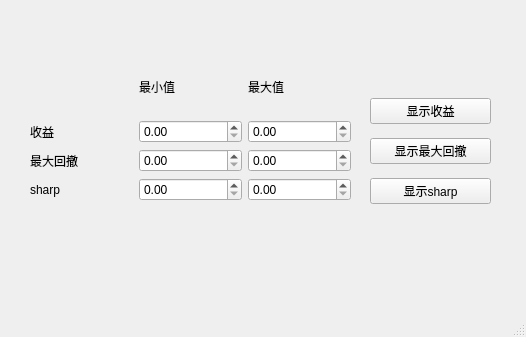
<?xml version="1.0" encoding="UTF-8"?>
<ui version="4.0">
 <class>MainWindow</class>
 <widget class="QMainWindow" name="MainWindow">
  <property name="enabled">
   <bool>true</bool>
  </property>
  <property name="geometry">
   <rect>
    <x>0</x>
    <y>0</y>
    <width>526</width>
    <height>337</height>
   </rect>
  </property>
  <property name="windowTitle">
   <string>MainWindow</string>
  </property>
  <widget class="QWidget" name="centralwidget">
   <widget class="QWidget" name="">
    <property name="geometry">
     <rect>
      <x>30</x>
      <y>60</y>
      <width>321</width>
      <height>141</height>
     </rect>
    </property>
    <layout class="QGridLayout" name="gridLayout">
     <item row="0" column="1">
      <widget class="QLabel" name="label_4">
       <property name="text">
        <string>最小值</string>
       </property>
      </widget>
     </item>
     <item row="0" column="2">
      <widget class="QLabel" name="label_5">
       <property name="text">
        <string>最大值</string>
       </property>
      </widget>
     </item>
     <item row="1" column="0">
      <widget class="QLabel" name="label">
       <property name="text">
        <string>收益</string>
       </property>
      </widget>
     </item>
     <item row="1" column="1">
      <widget class="QDoubleSpinBox" name="return_min"/>
     </item>
     <item row="1" column="2">
      <widget class="QDoubleSpinBox" name="return_max"/>
     </item>
     <item row="2" column="0">
      <widget class="QLabel" name="label_2">
       <property name="text">
        <string>最大回撤</string>
       </property>
      </widget>
     </item>
     <item row="2" column="1">
      <widget class="QDoubleSpinBox" name="return_maxdrawdown_min"/>
     </item>
     <item row="2" column="2">
      <widget class="QDoubleSpinBox" name="return_maxdrawdown_max"/>
     </item>
     <item row="3" column="0">
      <widget class="QLabel" name="label_3">
       <property name="text">
        <string>sharp</string>
       </property>
      </widget>
     </item>
     <item row="3" column="1">
      <widget class="QDoubleSpinBox" name="return_sharp_min"/>
     </item>
     <item row="3" column="2">
      <widget class="QDoubleSpinBox" name="return_sharp_max"/>
     </item>
    </layout>
   </widget>
   <widget class="QWidget" name="">
    <property name="geometry">
     <rect>
      <x>370</x>
      <y>90</y>
      <width>121</width>
      <height>122</height>
     </rect>
    </property>
    <layout class="QVBoxLayout" name="verticalLayout">
     <item>
      <widget class="QPushButton" name="dis_shouyi">
       <property name="enabled">
        <bool>true</bool>
       </property>
       <property name="text">
        <string>显示收益</string>
       </property>
      </widget>
     </item>
     <item>
      <widget class="QPushButton" name="dis_zuidahuiche">
       <property name="text">
        <string>显示最大回撤</string>
       </property>
      </widget>
     </item>
     <item>
      <widget class="QPushButton" name="dis_sharp">
       <property name="text">
        <string>显示sharp</string>
       </property>
      </widget>
     </item>
    </layout>
   </widget>
  </widget>
  <widget class="QMenuBar" name="menubar">
   <property name="geometry">
    <rect>
     <x>0</x>
     <y>0</y>
     <width>526</width>
     <height>30</height>
    </rect>
   </property>
  </widget>
  <widget class="QStatusBar" name="statusbar"/>
 </widget>
 <tabstops>
  <tabstop>return_min</tabstop>
  <tabstop>return_max</tabstop>
  <tabstop>return_maxdrawdown_min</tabstop>
  <tabstop>return_maxdrawdown_max</tabstop>
  <tabstop>return_sharp_min</tabstop>
  <tabstop>return_sharp_max</tabstop>
  <tabstop>dis_shouyi</tabstop>
 </tabstops>
 <resources/>
 <connections/>
</ui>
